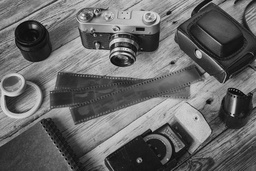
#> input picture OpenCV_Python_Tutorials/Working_with_Images/Image_Processing/sample.jpg, 256 x 171 px, shrunk from 1300 x 867 before the run
$ jupyter execute 17_Intensity_Transformation_Operations_on_Images.ipynb
#> lines starting #> are read from the running program, lines starting #| are printed output that depends on the picture; after the words box and inside, x2 and y2 are one past the last pixel; in counts of white or black regions, pixels touching at a corner belong together
### Intensity Transformation Operations on Images

Intensity transformations are applied on images for contrast manipulation or image thresholding. These are in the spatial domain, i.e. they are performed directly on the pixels of the image at hand, as opposed to being performed on the Fourier transform of the image. The following are commonly used intensity transformations:

 - Image Negatives (Linear)
 - Log Transformations
 - Power-Law (Gamma) Transformations
 - Piecewise-Linear Transformation Functions

<b>Spatial Domain Processes:</b> Spatial domain processes can be described using the equation:

g(x,y) = T[f(x,y)] where,

f(x,y) - is the input image, T - is an operator on f defined over a neighbourhood of the point (x, y), and g(x, y) - is the output.

#### Image Negatives

Mathematically, assume that an image goes from intensity levels 0 to (L-1). Generally, L = 256. Then, the negative transformation can be described by the expression s = L-1-r where r is the initial intensity level and s is the final intensity level of a pixel. This produces a photographic negative.

#### Log Transformations

Mathematically, log transformations can be expressed as s = clog(1+r). Here, s is the output intensity, r>=0 is the input intensity of the pixel, and c is a scaling constant. c is given by 255/(log (1 + m)), where m is the maximum pixel value in the image. It is done to ensure that the final pixel value does not exceed (L-1), or 255. Practically, log transformation maps a narrow range of low-intensity input values to a wide range of output values.

[cell 1]
import cv2
import numpy as np

[cell 2]
# read the input image
image = cv2.imread("sample.jpg", 0)
#> image is the input picture: shape (171, 256); min 0, max 235, mean 103.4

cv2.imshow("image", image)
cv2.waitKey(0)
cv2.destroyAllWindows()

# apply log transform
c = 255/(np.log(1 + np.max(image)))
#> c = 46.67
log_transformed = c * np.log(1 + image)
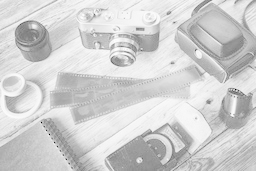
#> log_transformed: shape (171, 256) float16; min 0, max 255, mean 209

# specify the datatype
log_transformed = np.array(log_transformed, dtype=np.uint8)

# save the output image
cv2.imwrite("log_transformed.jpg", log_transformed)

# display the log_transformed image
cv2.imshow("log_transformed", log_transformed)
cv2.waitKey()
cv2.destroyAllWindows()

#### Power-Law (Gamma) Transformation:

Power-law (gamma) transformations can be mathematically expressed as

s = cr<sup>γ</sup>

Gamma correction is important for displaying images on a screen correctly, to prevent bleaching or darkening of images when viewed from different types of monitors with different display settings. This is done because our eyes perceive images in a gamma-shaped curve, whereas cameras capture images in a linear fashion.

[cell 3]
# read the input image
image = cv2.imread("sample.jpg", 0)

# let's try 4 gamma values
for gamma in [0.1, 0.5, 1.2, 2.2]:

    # apply gamma correction
    gamma_corrected = np.array(255*(image/255) ** gamma, dtype=np.uint8)

    # save the images
    cv2.imwrite('gamma_transformed'+str(gamma)+'.jpg', gamma_corrected)

    # display the images
    cv2.imshow("gamma_corrected", gamma_corrected)
    cv2.waitKey(0)
    cv2.destroyAllWindows()
#> this loop made 4 passes
#> pass 1, `gamma_corrected = np.array(255*(image/255) ** gamma, dtype=np.uint8)`:
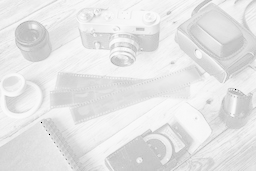
#> gamma_corrected: shape (171, 256); min 0, max 252, mean 229
#> pass 2, `gamma_corrected = np.array(255*(image/255) ** gamma, dtype=np.uint8)`:
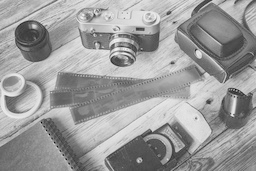
#> gamma_corrected: shape (171, 256); min 0, max 244, mean 155.6

#### Piecewise-Linear Transformation Functions:

These functions, as the name suggests, are not entirely linear in nature. However, they are linear between certain x-intervals. One of the most commonly used piecewise-linear transformation functions is contrast stretching. Contrast can be defined as:

Contrast =  (I_max - I_min)/(I_max + I_min)

This process expands the range of intensity levels in an image so that it spans the full intensity of the camera/display. The figure below shows the graph corresponding to the contrast stretching.

With (r1, s1), (r2, s2) as parameters, the function stretches the intensity levels by essentially decreasing the intensity of the dark pixels and increasing the intensity of the light pixels. If r1 = s1 = 0 and r2 = s2 = L-1, the function becomes a straight dotted line in the graph (which gives no effect). The function is monotonically increasing so that the order of intensity levels between pixels is preserved.

[cell 4]
# Function to map each intensity level to output intensity level.
def pixelVal(pix, r1, s1, r2, s2):
    if (0 <= pix and pix <= r1):
        return (s1 / r1)*pix
    elif (r1 < pix and pix <= r2):
        return ((s2 - s1)/(r2 - r1)) * (pix - r1) + s1
    else:
        return ((255 - s2)/(255 - r2)) * (pix - r2) + s2

# Open the image.
image = cv2.imread('sample.jpg')

# Define parameters.
r1 = 70
s1 = 0
r2 = 140
s2 = 255

# Vectorize the function to apply it to each value in the Numpy array.
pixelVal_vec = np.vectorize(pixelVal)

# Apply contrast stretching.
contrast_stretched = pixelVal_vec(image, r1, s1, r2, s2)
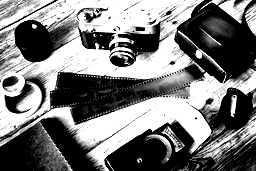
#> contrast_stretched: shape (171, 256, 3) float64; min 0, max 255, mean 121.5

# Save edited image.
cv2.imwrite('contrast_stretch.jpg', contrast_stretched)

# display edited image
cv2.imshow("contrast_stretched", contrast_stretched)
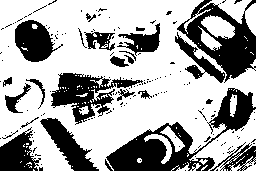
#> window 'contrast_stretched': shape (171, 256, 3); 65.7% white; 159 black regions (134 under 20 px), largest, box (x1, y1, x2, y2) and area: (106, 88, 256, 171) 3746, (177, 0, 256, 83) 2643, (51, 73, 143, 125) 1869
cv2.waitKey()
cv2.destroyAllWindows()
